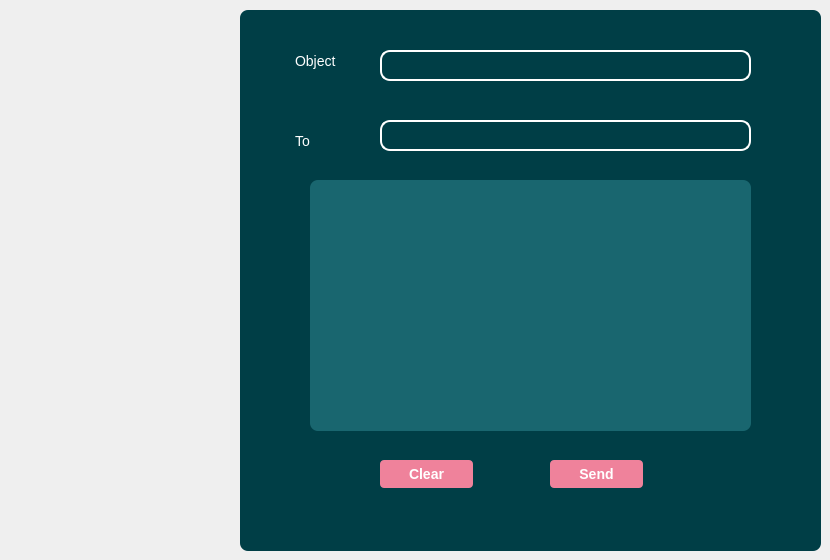
      <widget class="QWidget" name="tab_15">
       <attribute name="title">
        <string>Mail</string>
       </attribute>
       <widget class="QWidget" name="widget_3" native="true">
        <property name="geometry">
         <rect>
          <x>240</x>
          <y>10</y>
          <width>581</width>
          <height>541</height>
         </rect>
        </property>
        <property name="styleSheet">
         <string notr="true"> QWidget {
    background-color: #003e46;
    color: white;
    font-family: Arial;
    font-size: 14px;
    border-radius: 8px;
    padding: 12px;
}

QLineEdit, QTextEdit {
    background-color: #19666f;
    border-radius: 4px;
    padding: 4px;
    color: white;
}

QLineEdit:focus, QTextEdit:focus {
    border: 2px solid #d35400;
}

QLabel {
    color: white;
}

QPushButton {
    background-color: #EF829B;
    color: white;
    border-radius: 4px;
    padding: 6px;
    font-weight: bold;
}

QPushButton:hover {
    background-color: #F8B7C6;
}

QComboBox {
    background-color: #19666f;
    border-radius: 4px;
    padding: 4px;
    color: white;
}

QComboBox::drop-down {
    width: 20px;
}

QComboBox::down-arrow {
    image: url(:/icons/dark/arrow_down.png);
    width: 16px;
    height: 16px;
}

QComboBox::down-arrow:on {
    transform: rotate(180deg);
}</string>
        </property>
        <widget class="QLineEdit" name="objetmail_2">
         <property name="geometry">
          <rect>
           <x>140</x>
           <y>40</y>
           <width>371</width>
           <height>31</height>
          </rect>
         </property>
         <property name="styleSheet">
          <string notr="true">QLineEdit {
    border: 2px solid white;
    border-radius: 10px;
    background: transparent;
    	color: white;

}
QLineEdit:Focus{

border_bottom: 2px solid white;
  }</string>
         </property>
        </widget>
        <widget class="QLineEdit" name="mail_2">
         <property name="geometry">
          <rect>
           <x>140</x>
           <y>110</y>
           <width>371</width>
           <height>31</height>
          </rect>
         </property>
         <property name="styleSheet">
          <string notr="true">QLineEdit {
    border: 2px solid white;
    border-radius: 10px;
    background: transparent;
    	color: white;

}
QLineEdit:Focus{

border_bottom: 2px solid white;
  }</string>
         </property>
         <property name="text">
          <string/>
         </property>
        </widget>
        <widget class="QLabel" name="label_20">
         <property name="geometry">
          <rect>
           <x>40</x>
           <y>30</y>
           <width>81</width>
           <height>41</height>
          </rect>
         </property>
         <property name="text">
          <string>Object</string>
         </property>
        </widget>
        <widget class="QLabel" name="label_21">
         <property name="geometry">
          <rect>
           <x>40</x>
           <y>110</y>
           <width>81</width>
           <height>41</height>
          </rect>
         </property>
         <property name="text">
          <string>To</string>
         </property>
        </widget>
        <widget class="QPushButton" name="pushButton_16">
         <property name="geometry">
          <rect>
           <x>310</x>
           <y>450</y>
           <width>93</width>
           <height>28</height>
          </rect>
         </property>
         <property name="text">
          <string>Send</string>
         </property>
        </widget>
        <widget class="QPlainTextEdit" name="msgmail_2">
         <property name="geometry">
          <rect>
           <x>70</x>
           <y>170</y>
           <width>441</width>
           <height>251</height>
          </rect>
         </property>
         <property name="styleSheet">
          <string notr="true">    background-color: #19666f;</string>
         </property>
        </widget>
        <widget class="QPushButton" name="pushButton_17">
         <property name="geometry">
          <rect>
           <x>140</x>
           <y>450</y>
           <width>93</width>
           <height>28</height>
          </rect>
         </property>
         <property name="text">
          <string>Clear</string>
         </property>
        </widget>
       </widget>
      </widget>
